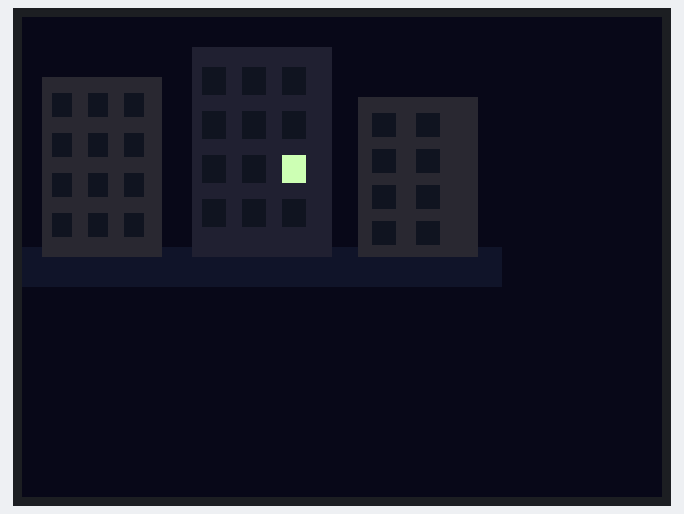
The program below on a simulated ESP32. Parts: 320×240 colour display. Random numbers use the default seed unless the program sets one.

Above: at 0.3 s.
At 8.5 s:
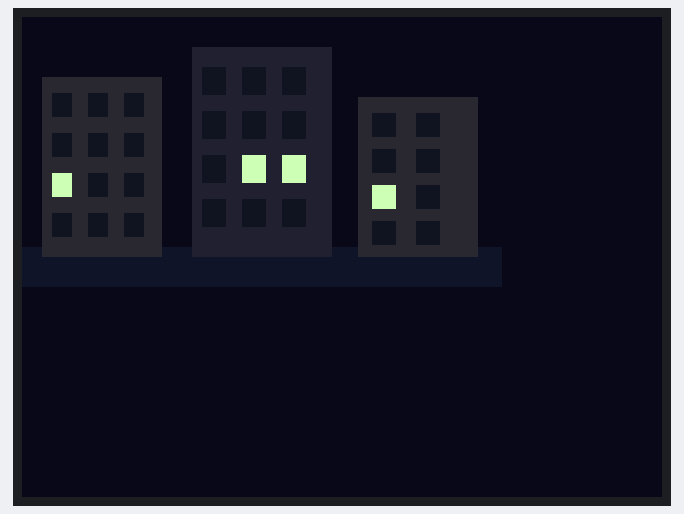
At 18.7 s:
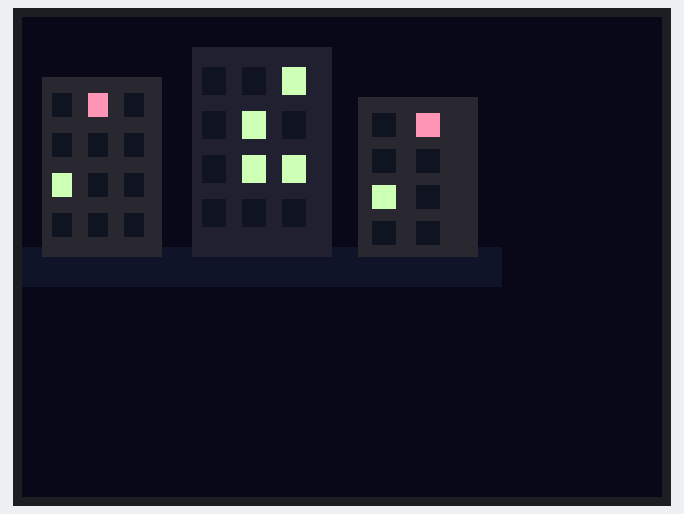
At 26.9 s:
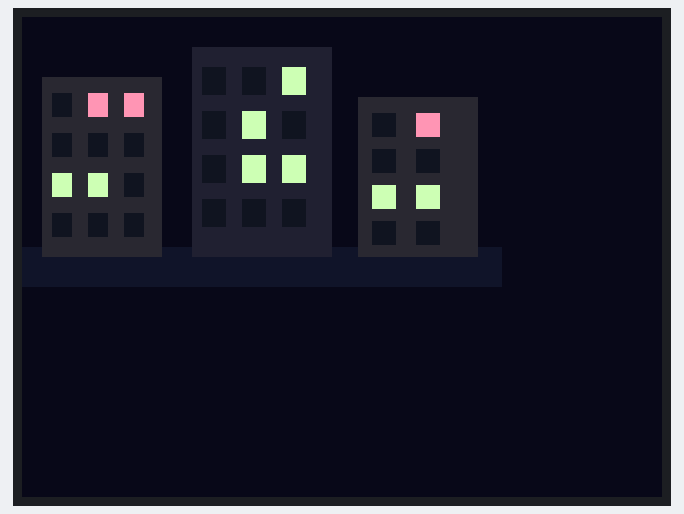
At 37.1 s:
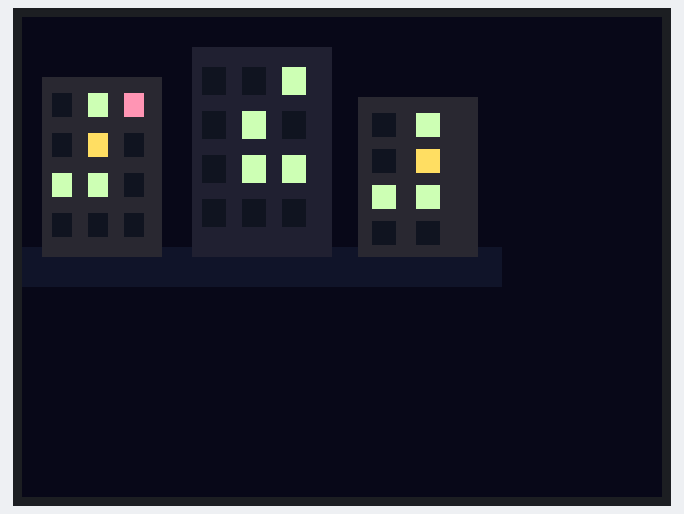
At 38.2 s:
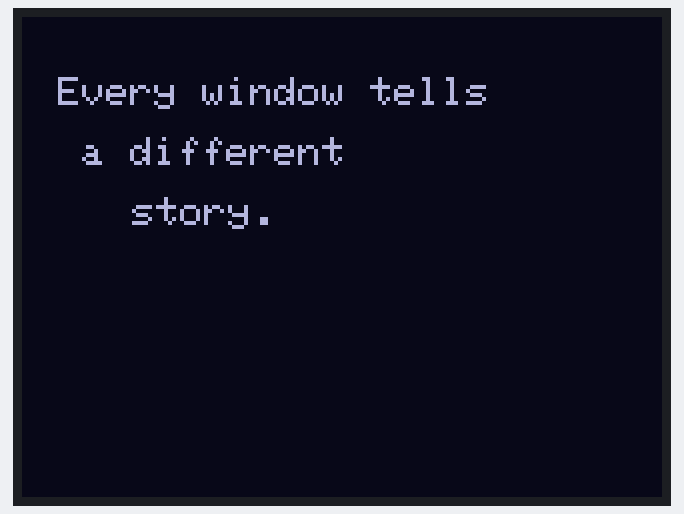

Measured:
- what the display in image 0 shows lasts 2.0 s, from 0.3 s to 2.3 s
- what the display in image 4 shows lasts 1.0 s, from 37.1 s to 38.1 s

The program:

main.cpp
```cpp
#include <Arduino.h>
#include <TFT_eSPI.h>

TFT_eSPI tft = TFT_eSPI();

int frameCount = 0;
//to go from text->buildings
bool showText = false;

//widows setup
bool windowLit[4][6];
uint16_t windowColor[4][6];

//window colors
uint16_t randomWindowColor() {
  int r = random(4);
  if (r == 0) return tft.color565(255, 220, 100); // yellow
  if (r == 1) return tft.color565(150, 200, 255); // blue
  if (r == 2) return tft.color565(255, 150, 180); // pink
  return tft.color565(200, 255, 180);
}

//buildings
void drawBuilding() {
  tft.fillScreen(tft.color565(10, 10, 30));
  tft.fillRect(0, 115, 240, 20, tft.color565(20, 20, 40));
  tft.fillRect(10, 30, 60, 90, tft.color565(40, 40, 55));
  tft.fillRect(85, 15, 70, 105, tft.color565(35, 35, 50)); //middle
  tft.fillRect(168, 40, 60, 80, tft.color565(40, 40, 55));
}

void drawWindows() {
  for (int row = 0; row < 4; row++) {
    for (int col = 0; col < 3; col++) {
      int x = 15 + col * 18;
      int y = 38 + row * 20;
      tft.fillRect(x, y, 10, 12, windowLit[row][col] ? windowColor[row][col] : tft.color565(20, 20, 35));
    }
  }
  for (int row = 0; row < 4; row++) {
    for (int col = 0; col < 3; col++) {
      int x = 90 + col * 20;
      int y = 25 + row * 22;
      tft.fillRect(x, y, 12, 14, windowLit[row][col+3] ? windowColor[row][col+3] : tft.color565(20, 20, 35));
    }
  }
  for (int row = 0; row < 4; row++) {
    for (int col = 0; col < 2; col++) {
      int x = 175 + col * 22;
      int y = 48 + row * 18;
      tft.fillRect(x, y, 12, 12, windowLit[row][col] ? windowColor[row][col] : tft.color565(20, 20, 35));
    }
  }
}

//text
void showTextScreen() {
  tft.fillScreen(tft.color565(10, 10, 30));
  tft.setTextColor(tft.color565(180, 180, 220));
  tft.setTextSize(2);
  tft.setCursor(18, 30);
  tft.print("Every window tells");
  tft.setCursor(30, 60);
  tft.print("a different");
  tft.setCursor(55, 90);
  tft.print("story. ");
}

void setup() {
  tft.init();
  tft.setRotation(1);
  tft.setSwapBytes(true);
  randomSeed(millis()); //random
  for (int r = 0; r < 4; r++)
    for (int c = 0; c < 6; c++) {
      windowLit[r][c] = false;
      windowColor[r][c] = randomWindowColor();
    }
  drawBuilding();
  drawWindows();
}

void loop() {
  if (!showText) {
    //flicker windows
    if (frameCount % 20 == 0) {
      int r = random(4);
      int c = random(6);
      windowLit[r][c] = !windowLit[r][c];
      if (windowLit[r][c]) windowColor[r][c] = randomWindowColor();
      drawWindows();
    }
    if (frameCount >= 50) { //switch frames
      showText = true;
      frameCount = 0;
      showTextScreen();
    }
  } else {
    if (frameCount >= 30) {
      showText = false;
      frameCount = 0;
      drawBuilding();
      drawWindows();
    }
  }
  frameCount++;
  delay(100);
}
```
